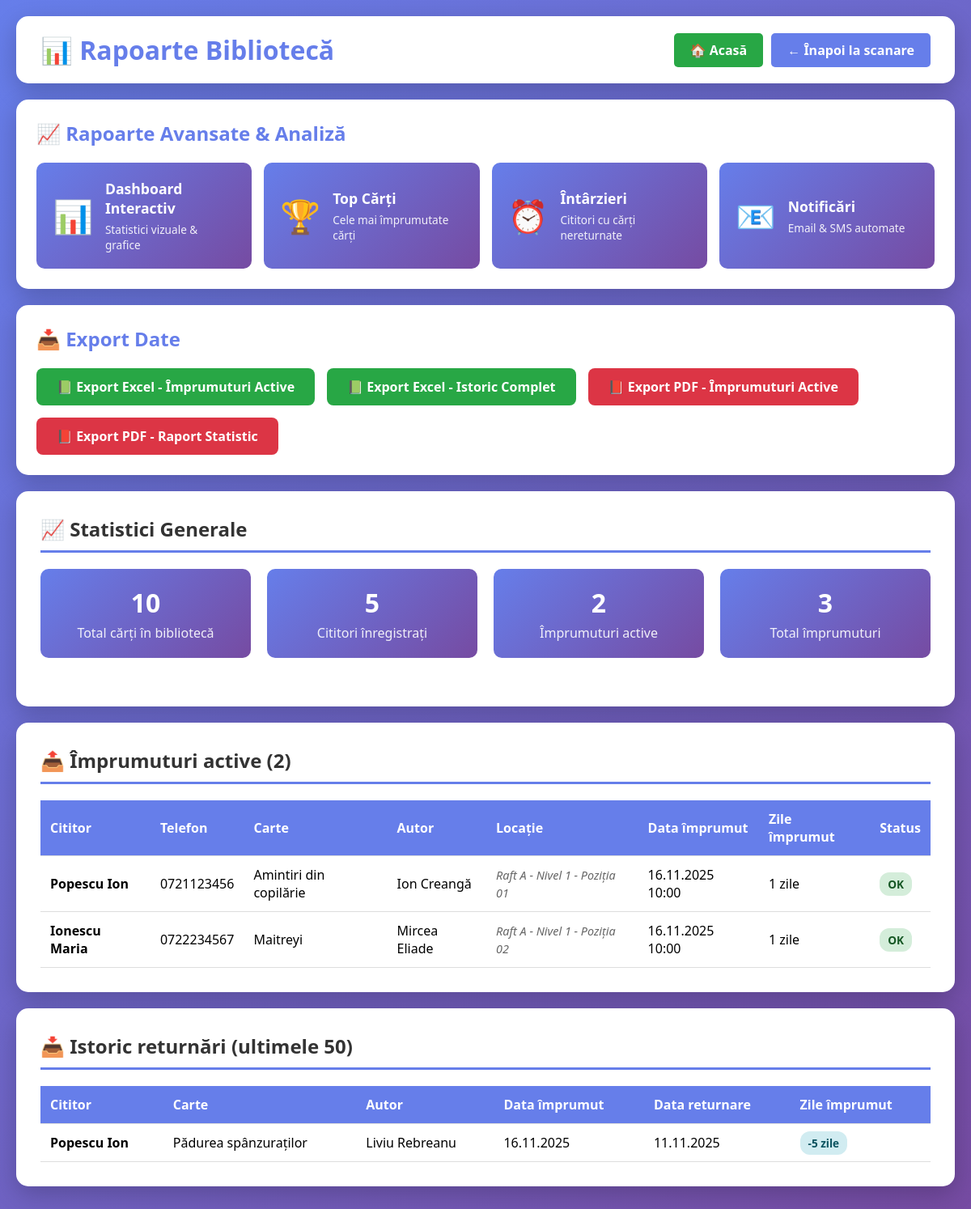
Page /rapoarte.php on the committed database.
### tables this page shows
CREATE TABLE IF NOT EXISTS imprumuturi (
    id INT AUTO_INCREMENT PRIMARY KEY,
    cod_cititor VARCHAR(50) NOT NULL,
    cod_carte VARCHAR(50) NOT NULL,
    data_imprumut TIMESTAMP DEFAULT CURRENT_TIMESTAMP,
    data_returnare TIMESTAMP NULL,
    status ENUM('activ', 'returnat') DEFAULT 'activ',
    FOREIGN KEY (cod_cititor) REFERENCES cititori(cod_bare),
    FOREIGN KEY (cod_carte) REFERENCES carti(cod_bare),
    INDEX idx_status (status),
    INDEX idx_cititor (cod_cititor)
);

CREATE TABLE IF NOT EXISTS cititori (
    id INT AUTO_INCREMENT PRIMARY KEY,
    cod_bare VARCHAR(50) UNIQUE NOT NULL,
    nume VARCHAR(100) NOT NULL,
    prenume VARCHAR(100) NOT NULL,
    telefon VARCHAR(20),
    email VARCHAR(100),
    data_inregistrare TIMESTAMP DEFAULT CURRENT_TIMESTAMP,
    INDEX idx_cod_bare (cod_bare)
);

CREATE TABLE IF NOT EXISTS carti (
    id INT AUTO_INCREMENT PRIMARY KEY,
    cod_bare VARCHAR(50) UNIQUE NOT NULL,
    titlu VARCHAR(255) NOT NULL,
    autor VARCHAR(255),
    isbn VARCHAR(20),
    cota VARCHAR(50),
    raft VARCHAR(10),
    nivel VARCHAR(10),
    pozitie VARCHAR(10),
    locatie_completa VARCHAR(100) GENERATED ALWAYS AS (CONCAT('Raft ', raft, ' - Nivel ', nivel, ' - Poziția ', pozitie)) STORED,
    sectiune VARCHAR(50),
    observatii_locatie TEXT,
    data_adaugare TIMESTAMP DEFAULT CURRENT_TIMESTAMP,
    INDEX idx_cod_bare (cod_bare),
    INDEX idx_locatie (raft, nivel, pozitie),
    INDEX idx_cota (cota)
);

### rapoarte.php (the view, shortened to what this page needs)
<?php
require_once 'config.php';
$stmt = $pdo->query("
    SELECT
        i.id,
        i.cod_cititor,
        i.cod_carte,
        i.data_imprumut,
        c.titlu,
        c.autor,
        c.locatie_completa,
        cit.nume,
        cit.prenume,
        cit.telefon,
        DATEDIFF(NOW(), i.data_imprumut) as zile_imprumut
    FROM imprumuturi i
    JOIN carti c ON i.cod_carte = c.cod_bare
    JOIN cititori cit ON i.cod_cititor = cit.cod_bare
    WHERE i.status = 'activ'
    ORDER BY i.data_imprumut DESC
");
$imprumuturi_active = $stmt->fetchAll();
$stmt = $pdo->query("
    SELECT
        i.id,
        i.cod_cititor,
        i.cod_carte,
        i.data_imprumut,
        i.data_returnare,
        c.titlu,
        c.autor,
        cit.nume,
        cit.prenume,
        DATEDIFF(i.data_returnare, i.data_imprumut) as zile_total
    FROM imprumuturi i
    JOIN carti c ON i.cod_carte = c.cod_bare
    JOIN cititori cit ON i.cod_cititor = cit.cod_bare
    WHERE i.status = 'returnat'
    ORDER BY i.data_returnare DESC
    LIMIT 50
");
$istoric = $stmt->fetchAll();
$statistici = [
    'total_carti' => $pdo->query("SELECT COUNT(*) FROM carti")->fetchColumn(),
    'total_cititori' => $pdo->query("SELECT COUNT(*) FROM cititori")->fetchColumn(),
    'imprumuturi_active' => count($imprumuturi_active),
    'total_imprumuturi' => $pdo->query("SELECT COUNT(*) FROM imprumuturi")->fetchColumn(),
    'carti_returnate' => $pdo->query("SELECT COUNT(*) FROM imprumuturi WHERE status = 'returnat'")->fetchColumn()
];
?>
<!DOCTYPE html>
<html lang="ro">
<head>
</head>
<body>
    <div class="container">
        <div class="header">
            <h1>📊 Rapoarte Bibliotecă</h1>
            <div class="header-buttons">
                <a href="index.php" class="home-btn">🏠 Acasă</a>
                <a href="index.php" class="back-btn">← Înapoi la scanare</a>
            </div>
        </div>
        <div class="advanced-menu">
            <h2>📈 Rapoarte Avansate & Analiză</h2>
            <div class="menu-grid">
                <a href="dashboard.php" class="menu-card">
                    <div class="menu-icon">📊</div>
                    <div class="menu-text">
                        <h3>Dashboard Interactiv</h3>
                        <p>Statistici vizuale & grafice</p>
                    </div>
                </a>
                <a href="raport_top_carti.php" class="menu-card">
                    <div class="menu-icon">🏆</div>
                    <div class="menu-text">
                        <h3>Top Cărți</h3>
                        <p>Cele mai împrumutate cărți</p>
                    </div>
                </a>
                <a href="raport_intarzieri.php" class="menu-card">
                    <div class="menu-icon">⏰</div>
                    <div class="menu-text">
                        <h3>Întârzieri</h3>
                        <p>Cititori cu cărți nereturnate</p>
                    </div>
                </a>
                <a href="sistem_notificari.php" class="menu-card">
                    <div class="menu-icon">📧</div>
                    <div class="menu-text">
                        <h3>Notificări</h3>
                        <p>Email & SMS automate</p>
                    </div>
                </a>
            </div>
        </div>
        <div class="export-section">
            <h2>📥 Export Date</h2>
            <div class="export-buttons">
                <a href="export_excel.php?tip=active" class="export-btn export-excel">
                    📗 Export Excel - Împrumuturi Active
                </a>
                <a href="export_excel.php?tip=istoric" class="export-btn export-excel">
                    📗 Export Excel - Istoric Complet
                </a>
                <a href="export_pdf.php?tip=active" class="export-btn export-pdf">
                    📕 Export PDF - Împrumuturi Active
                </a>
                <a href="export_pdf.php?tip=statistica" class="export-btn export-pdf">
                    📕 Export PDF - Raport Statistic
                </a>
            </div>
        </div>
        <div class="section">
            <h2>📈 Statistici Generale</h2>
            <div class="stats-grid">
                <div class="stat-card">
                    <h3><?php echo $statistici['total_carti']; ?></h3>
                    <p>Total cărți în bibliotecă</p>
                </div>
                <div class="stat-card">
                    <h3><?php echo $statistici['total_cititori']; ?></h3>
                    <p>Cititori înregistrați</p>
                </div>
                <div class="stat-card">
                    <h3><?php echo $statistici['imprumuturi_active']; ?></h3>
                    <p>Împrumuturi active</p>
                </div>
                <div class="stat-card">
                    <h3><?php echo $statistici['total_imprumuturi']; ?></h3>
                    <p>Total împrumuturi</p>
                </div>
            </div>
        </div>
        <div class="section">
            <h2>📤 Împrumuturi active (<?php echo count($imprumuturi_active); ?>)</h2>
            <?php if (count($imprumuturi_active) > 0): ?>
                <table>
                    <thead>
                        <tr>
                            <th>Cititor</th>
                            <th>Telefon</th>
                            <th>Carte</th>
                            <th>Autor</th>
                            <th>Locație</th>
                            <th>Data împrumut</th>
                            <th>Zile împrumut</th>
                            <th>Status</th>
                        </tr>
                    </thead>
                    <tbody>
                        <?php foreach ($imprumuturi_active as $imp): ?>
                            <tr>
                                <td><strong><?php echo htmlspecialchars($imp['nume'] . ' ' . $imp['prenume']); ?></strong></td>
                                <td><?php echo htmlspecialchars($imp['telefon']); ?></td>
                                <td><?php echo htmlspecialchars($imp['titlu']); ?></td>
                                <td><?php echo htmlspecialchars($imp['autor']); ?></td>
                                <td><span class="location-info"><?php echo htmlspecialchars($imp['locatie_completa']); ?></span></td>
                                <td><?php echo date('d.m.Y H:i', strtotime($imp['data_imprumut'])); ?></td>
                                <td><?php echo $imp['zile_imprumut']; ?> zile</td>
                                <td>
                                    <?php
                                    if ($imp['zile_imprumut'] > 30) {
                                        echo '<span class="badge badge-danger">Întârziere!</span>';
                                    } elseif ($imp['zile_imprumut'] > 14) {
                                        echo '<span class="badge badge-warning">Atenție</span>';
                                    } else {
                                        echo '<span class="badge badge-success">OK</span>';
                                    }
                                    ?>
                                </td>
                            </tr>
                        <?php endforeach; ?>
                    </tbody>
                </table>
            <?php else: ?>
                <div class="no-data">🔭 Nu există împrumuturi active</div>
            <?php endif; ?>
        </div>
        <div class="section">
            <h2>📥 Istoric returnări (ultimele 50)</h2>
            <?php if (count($istoric) > 0): ?>
                <table>
                    <thead>
                        <tr>
                            <th>Cititor</th>
                            <th>Carte</th>
                            <th>Autor</th>
                            <th>Data împrumut</th>
                            <th>Data returnare</th>
                            <th>Zile împrumut</th>
                        </tr>
                    </thead>
                    <tbody>
                        <?php foreach ($istoric as $ist): ?>
                            <tr>
                                <td><strong><?php echo htmlspecialchars($ist['nume'] . ' ' . $ist['prenume']); ?></strong></td>
                                <td><?php echo htmlspecialchars($ist['titlu']); ?></td>
                                <td><?php echo htmlspecialchars($ist['autor']); ?></td>
                                <td><?php echo date('d.m.Y', strtotime($ist['data_imprumut'])); ?></td>
                                <td><?php echo date('d.m.Y', strtotime($ist['data_returnare'])); ?></td>
                                <td>
                                    <span class="badge badge-info"><?php echo $ist['zile_total']; ?> zile</span>
                                </td>
                            </tr>
                        <?php endforeach; ?>
                    </tbody>
                </table>
            <?php else: ?>
                <div class="no-data">🔭 Nu există istoric de returnări</div>
            <?php endif; ?>
        </div>
    </div>
</body>
</html>

### rapoarte.php (style rules this page uses)
* { margin: 0; padding: 0; box-sizing: border-box; }
body { font-family: 'Segoe UI', Tahoma, Geneva, Verdana, sans-serif; background: linear-gradient(135deg, #667eea 0%, #764ba2 100%); min-height: 100vh; padding: 20px; }
.container { max-width: 1400px; margin: 0 auto; }
.header { background: white; border-radius: 15px; padding: 20px 30px; margin-bottom: 20px; box-shadow: 0 10px 30px rgba(0,0,0,0.2); display: flex; justify-content: space-between; align-items: center; }
.header h1 { color: #667eea; font-size: 2em; margin: 0; }
.header-buttons { display: flex; gap: 10px; }
.home-btn, .back-btn { padding: 10px 20px; color: white; text-decoration: none; border-radius: 5px; transition: background 0.3s; font-weight: 600; }
.home-btn { background: #28a745; }
.back-btn { background: #667eea; }
.advanced-menu { background: white; border-radius: 15px; padding: 25px; margin-bottom: 20px; box-shadow: 0 10px 30px rgba(0,0,0,0.2); }
.advanced-menu h2 { color: #667eea; margin-bottom: 20px; font-size: 1.5em; }
.menu-grid { display: grid; grid-template-columns: repeat(auto-fit, minmax(250px, 1fr)); gap: 15px; }
.menu-card { background: linear-gradient(135deg, #667eea 0%, #764ba2 100%); color: white; padding: 20px; border-radius: 10px; text-decoration: none; transition: transform 0.3s, box-shadow 0.3s; display: flex; align-items: center; gap: 15px; }
.menu-icon { font-size: 2.5em; }
.menu-text h3 { font-size: 1.1em; margin-bottom: 5px; }
.menu-text p { font-size: 0.85em; opacity: 0.9; }
.export-section { background: white; border-radius: 15px; padding: 25px; margin-bottom: 20px; box-shadow: 0 10px 30px rgba(0,0,0,0.2); }
.export-section h2 { color: #667eea; margin-bottom: 20px; }
.export-buttons { display: flex; gap: 15px; flex-wrap: wrap; }
.export-btn { padding: 12px 25px; border-radius: 8px; text-decoration: none; font-weight: 600; transition: all 0.3s; display: inline-flex; align-items: center; gap: 10px; }
.export-excel { background: #28a745; color: white; }
.export-pdf { background: #dc3545; color: white; }
.section { background: white; border-radius: 15px; padding: 30px; margin-bottom: 20px; box-shadow: 0 10px 30px rgba(0,0,0,0.2); }
.section h2 { color: #333; margin-bottom: 20px; padding-bottom: 10px; border-bottom: 3px solid #667eea; }
.stats-grid { display: grid; grid-template-columns: repeat(auto-fit, minmax(200px, 1fr)); gap: 20px; margin-bottom: 30px; }
.stat-card { background: linear-gradient(135deg, #667eea 0%, #764ba2 100%); color: white; padding: 20px; border-radius: 10px; text-align: center; }
.stat-card h3 { font-size: 2em; margin-bottom: 5px; }
.stat-card p { opacity: 0.9; }
table { width: 100%; border-collapse: collapse; }
th, td { padding: 12px; text-align: left; border-bottom: 1px solid #ddd; }
th { background: #667eea; color: white; font-weight: 600; }
.badge { padding: 5px 10px; border-radius: 12px; font-size: 0.85em; font-weight: 600; }
.badge-success { background: #d4edda; color: #155724; }
.badge-info { background: #d1ecf1; color: #0c5460; }
.location-info { font-size: 0.9em; color: #666; font-style: italic; }

### rows in the picture
imprumuturi: cititori.nume+prenume "Popescu Ion", cititori.telefon "0721123456", carti.titlu "Amintiri din copilărie", carti.autor "Ion Creangă", carti.locatie_completa "Raft A - Nivel 1 - Poziția 01", data_imprumut "16.11.2025 10:00", zile_imprumut "1"
imprumuturi: cititori.nume+prenume "Ionescu Maria", cititori.telefon "0722234567", carti.titlu "Maitreyi", carti.autor "Mircea Eliade", carti.locatie_completa "Raft A - Nivel 1 - Poziția 02", data_imprumut "16.11.2025 10:00", zile_imprumut "1"
imprumuturi: cititori.nume+prenume "Popescu Ion", carti.titlu "Pădurea spânzuraților", carti.autor "Liviu Rebreanu", data_imprumut "16.11.2025", data_returnare "11.11.2025", zile_total "-5"

### other values in the picture
$statistici['total_carti'] "10"
$statistici['total_cititori'] "5"
$statistici['imprumuturi_active'] "2"
$statistici['total_imprumuturi'] "3"
count($imprumuturi_active) "2"
